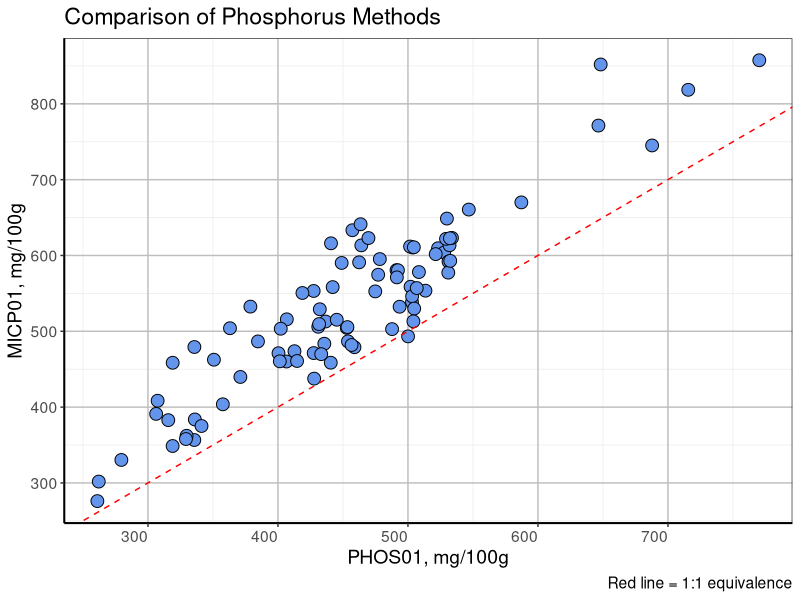

Reproduce this figure in R.
# Clean Up environment ---------------------------------------------------
rm(list=ls())

# Packages ---------------------------------------------------------------
library(readxl)
library(readr)
library(dplyr)
library(tidyr)
library(ggplot2)

# Data Input -------------------------------------------------------------
data.in <- read_excel("Phosphorus_02102019.xlsx")

## Data Cleaning ---------------------------------------------------------

# Remove duplicates ------------------------------------------------------

data.MICP01 <- data.in %>%
        filter(ANALYSIS == "MICP010406")
data.MICP01 <- data.MICP01[!duplicated(data.MICP01$SAMPLE_NUMBER),]

data.PHOS01 <- data.in %>%
        filter(ANALYSIS == "PHOS010493") 

data.PHOS01 <- data.PHOS01[!duplicated(data.PHOS01$SAMPLE_NUMBER),]

# Remove fat results that do not have a density --------------------------
data.all <- data.MICP01 %>%
        filter(SAMPLE_NUMBER %in% data.PHOS01$SAMPLE_NUMBER)

# Combine ands simplify --------------------------------------------------
data.all2 <- rbind(data.all, data.PHOS01)

data.all2$ENTRY[data.all2$REPORTED_UNITS == "PCT_M-M"] <- data.all2$ENTRY*1000

data.in_3 <- data.all2[, c(1,3,5)]
#data.in_3 <- data.all2[, c(1,4,7)]

data.in_4 <- spread(data.in_3, ANALYSIS, ENTRY)

fit <- lm(data.in_4$MICP010406~data.in_4$PHOS010493-1)
summary(fit)
confint(fit)

# Graph ------------------------------------------------------------------

phos_plot <- ggplot() +
        geom_point(data = data.in_4, aes(x=PHOS010493, y=MICP010406 ),size=4, shape=21, fill = "cornflowerblue")+
        geom_abline(slope = 1, intercept = 0, lty=2, col = "red")+
        #geom_abline(slope = 1.16887, intercept = 0, lty=1, col="grey70")+
        labs(title = "Comparison of Phosphorus Methods", x = "PHOS01, mg/100g", y = "MICP01, mg/100g", caption = "Red line = 1:1 equivalence")+
        theme_bw()+
        theme(panel.grid.major = element_line(size = 0.5, color = "grey"), 
                axis.line = element_line(size = 0.7, color = "black"), 
                text = element_text(size = 14), axis.text.x = element_text(angle = 0, hjust = 1))
phos_plot

# ggsave("Phosphorus.png", width = 12, height = 8, dpi = 100)
